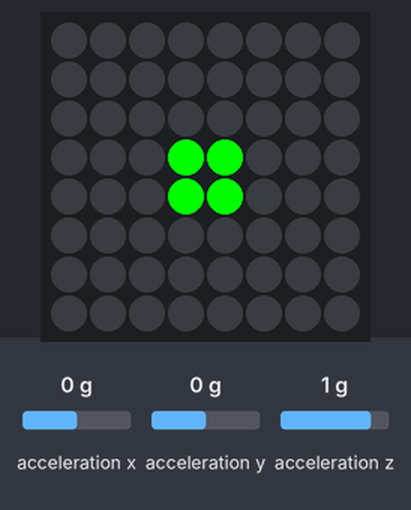
Simulated run of this program. Board: Raspberry Pi (BCM pin numbers) with a Sense HAT, started with the argument 3. Parts: the Sense HAT's 8×8 RGB LED matrix. Inputs (shaded band) come from the test bench; at power-on: acceleration x 0 g, acceleration y 0 g, acceleration z 1 g.

Above: at 1.2 s.
1.3 s: acceleration x set to -0.2 g
At 2.0 s:
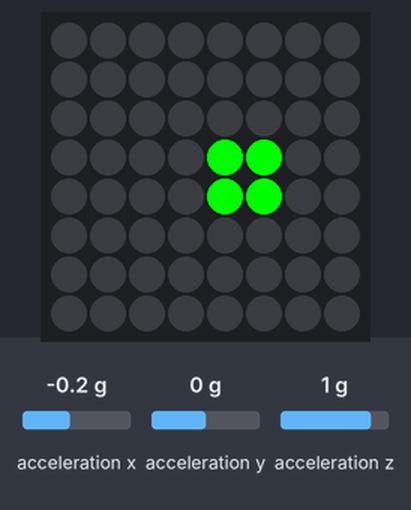
2.8 s: acceleration y set to -0.2 g
At 3.2 s:
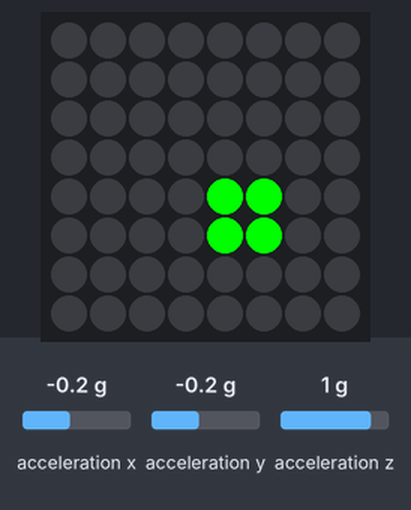
Timing chart, 0 to 5.8 s (numbered marks = the images above; inputs shaded):
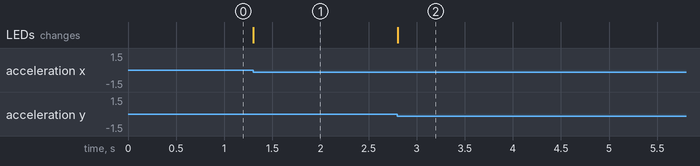

The program:

display.py
```python
from sense_hat import SenseHat
from math import cos, sin, floor
import sys

sense = SenseHat()

def drawSquare(balance, color, background_color):

    board = [background_color for i in range(64)]

    row = balance[0]
    col = balance[1]

    if row > 6:
        row = 6
    if row < 0:
        row = 0

    if col > 6:
        col = 6
    if col < 0:
        col = 0


    #TODO: make dynamic color

    board[(row * 8) + col] = color
    board[(row * 8) + col + 1] = color
    board[((row + 1) * 8) + col] = color
    board[((row + 1) * 8) + col + 1] = color

    sense.set_pixels(board)


def calcBalancePoint(sensitivity):

    accel = sense.get_accelerometer_raw()

    '''
    recommended setting is between 4 and 8
    4 - shows from -0.25(m/s^2) to 0.25(m/s^2)
    8 - shows from -0.5(m/s^2) to 0.5(m/s^2)
    '''
    x = round(accel["x"], 1)
    y = round(accel["y"], 1)

    col = -1 * int(floor(x * sensitivity))
    row = -1 * int(floor(y * sensitivity))

    # sets the center of the board as the 0 point
    col = col + 3
    row = row + 3

    balance = (row, col)

    return balance


def normalizePi():
    '''
    alpha - the roll angle (x axis)
    theta - the pitch angle (y axis)
    gamma - the yaw angle (z axis)
    '''

    orientation = sense.get_orientation_radians()
    alpha = orientation["roll"]
    theta = orientation["pitch"]
    gamma = orientation["yaw"]

    accel = sense.get_accelerometer_raw()
    x = accel["x"]
    y = accel["y"]

    # the '1' stands for the g in the z axis
    x = x - 1 * cos(alpha)
    y = y + 1 * cos(theta)

def run(sensitivity, color, background_color):
    try:
        while True:
            balance = calcBalancePoint(sensitivity)
            drawSquare(balance, color, background_color)
    except KeyboardInterrupt:
        sense.clear()
    except ArithmeticError:
        print("there was an arithmetic error")
        sense.clear()
    except MemoryError:
        print("memory error")
        sense.clear()


try:
    green = [0, 255, 0]
    black = [0, 0, 0]
    sensitivity = int(sys.argv[1])
    run(sensitivity, green, black)
except:
    print("Please enter sensitivity")
```

Measured:
- the behaviour switches between 0 and -0.1 g on acceleration x (found by bisection; images 0 and 1)
- the behaviour switches between 0 and -0.1 g on acceleration y (found by bisection; images 1 and 2)
- after the input at 1.3 s, the LEDs: change at once (image 1)
- after the input at 2.8 s, the LEDs: change at once (image 2)
